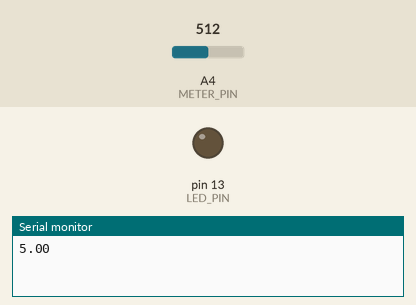
Bench run of a sketch on a simulated Arduino Uno, built with avr-gcc and run on an emulated ATmega328P. Parts: output pins drawn as LEDs (lit = HIGH), the last lines printed to the serial monitor. The test bench sets the inputs (shaded band); at power-on: A4 (METER_PIN) = 512.

Above: at 1.2 s.
1.3 s: A4 (METER_PIN) set to 716
4.3 s: A4 (METER_PIN) set to 781
7.3 s: A4 (METER_PIN) set to 814
8.8 s: A4 (METER_PIN) set to 1023
At 10.8 s:
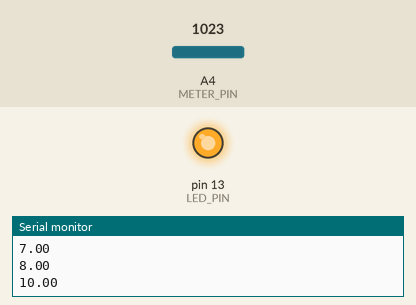
Timing chart, 0 to 12.8 s (numbered marks = the images above; inputs shaded):
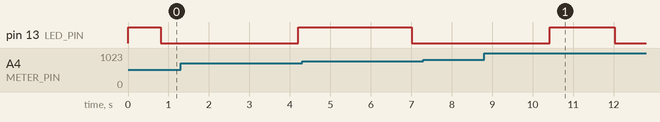

The sketch:

arduino.ino
```cpp
// Define pin numbers
const byte LED_PIN = 13;
const byte METER_PIN = A4;
// Initialize previous timer frequency variable
double prevTimerFrequency = 0;

void setup() {
  // Set pin modes
  pinMode(LED_PIN, OUTPUT);
  pinMode(METER_PIN, INPUT);
  // Initialize serial communication
  Serial.begin(9600);
}

void loop() {
  // Read analog value from sensor pin
  int read_value = analogRead(METER_PIN);
  // Map the read value to a timer frequency range
  double timerFrequency = map(read_value, 0, 1023, 1, 10);

  // Check if timer frequency has changed
  if (timerFrequency != prevTimerFrequency) {
    // Print the new timer frequency
    Serial.println(timerFrequency);
    // Start timer with the new frequency
    startTimer(timerFrequency);
    // Update previous timer frequency
    prevTimerFrequency = timerFrequency;
  }

  // Delay loop to avoid excessive readings
  delay(200);
}

// Function to start timer with given frequency
void startTimer(double timerFrequency) {
  // Disable interrupts during timer setup
  noInterrupts();
  // Timer1 setup for 2-second interval
  TCCR1A = 0;
  TCCR1B = 0;
  TCNT1 = 0;
  OCR1A = 16000000 / 1024 * timerFrequency; // Compare match value based on timer frequency
  TCCR1B |= (1 << WGM12) | (1 << CS12) | (1 << CS10); // Configure for CTC mode with prescaler 1024
  TIMSK1 |= (1 << OCIE1A); // Enable Timer1 compare match A interrupt
  // Enable interrupts after timer setup
  interrupts();
}

// Interrupt service routine for Timer1 compare match A
ISR(TIMER1_COMPA_vect) {
  // Toggle LED pin state
  digitalWrite(LED_PIN, digitalRead(LED_PIN) ^ 1);
}
```

Measured:
- after the input at 8.8 s, pin 13 (LED_PIN): LOW → HIGH after 1.6 s instead of 2.4 s
